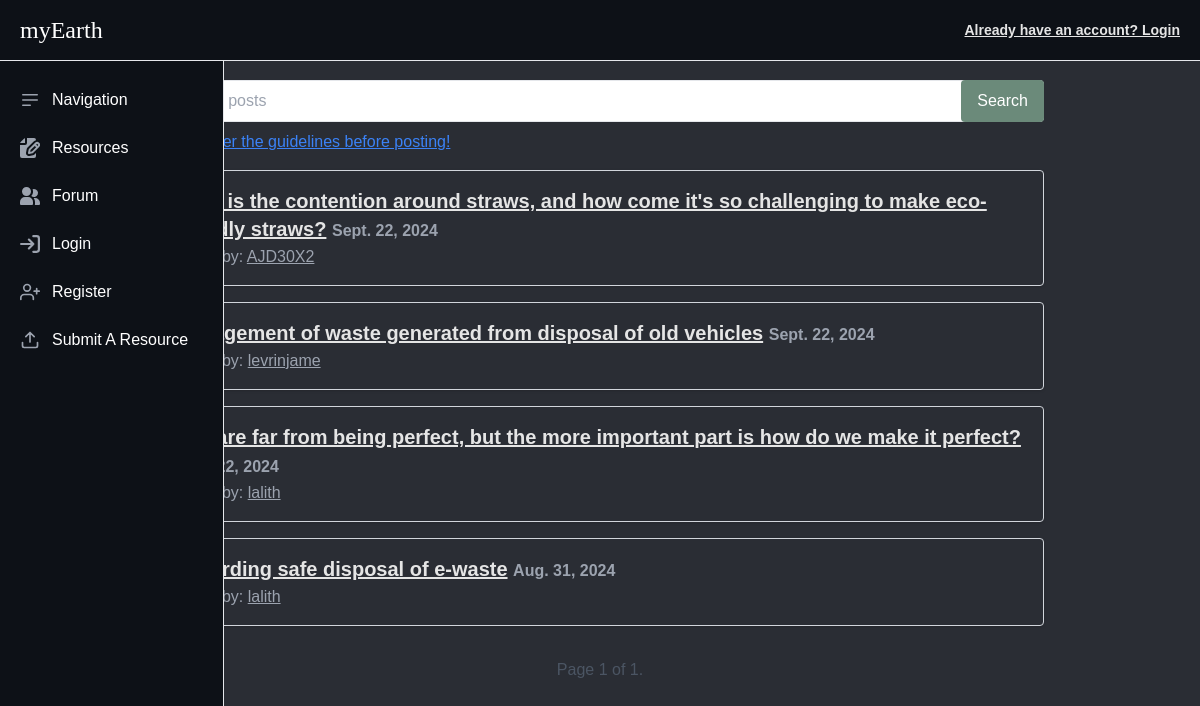
/posts/, run on the app's committed database.
### posts/models.py (models this page shows, shortened)
class Post(models.Model):
    user = models.ForeignKey(User, default=1, on_delete=models.CASCADE)
    title = models.CharField(max_length=256)
    slug = models.SlugField(unique=True)
    height_field = models.IntegerField(default=50)
    width_field = models.IntegerField(default=100)
    content = models.TextField()
    draft = models.BooleanField(default=False)
    publish = models.DateField(auto_now=False, auto_now_add=True)
    read_time = models.IntegerField(default=0)
    updated = models.DateTimeField(auto_now=True, auto_now_add=False)
    timestamp = models.DateTimeField(auto_now=False, auto_now_add=True)
    objects = PostManager()
    def get_absolute_url(self):
        return reverse("detail_view", kwargs={"slug": self.slug})
    class Meta:
        ordering = [
            "-timestamp",
            "-updated"
        ]

### posts/views.py (the view, shortened to what this page needs)
def post_list(request):
    today = datetime.datetime.now()
    queryset_list = Post.objects.active()
    if request.user.is_staff or request.user.is_superuser:
        queryset_list = Post.objects.all()
    query = request.GET.get("q")
    paginator = Paginator(queryset_list, 10)
    page_request_var = "page"
    page = request.GET.get(page_request_var)
    try:
        queryset = paginator.page(page)
    except PageNotAnInteger:
        queryset = paginator.page(1)
    except EmptyPage:
        queryset = paginator.page(paginator.num_pages)
    context = {
        "object_list": queryset,
        "title": "myEarth Forum",
        "page_request_var": page_request_var,
        "today": today,
        "check_user": request.user,
    }
    return render(request, "posts/post_list.html", context)

### posts/models.py (called while the page is built)
    def active(self, *args, **kwargs):
        return super(PostManager, self).filter(draft=False).filter(publish__lte=timezone.now())

### posts/templates/posts/post_list.html (shortened to what this page needs)
{% extends 'base.html' %}
{% load static %}
{% block head %}
    <link rel="stylesheet" href="{% static 'posts/css/list.css' %}">
{% endblock %}
{% block content %}
    <div class="w-9/12 mt-20 sm:w-3/4 mx-auto">
        <form action="" method="get" class="flex mt-4">
            <div class="flex-1">
                <div class="relative">
                    <input class="border rounded w-full py-2 px-4" type="text" name="q" placeholder="Search posts" value="{{ request.GET.q }}" />
                    <button class="absolute right-0 top-0 bg-sec-col text-white px-4 py-[0.57rem] rounded" type="submit">Search </button>
                </div>
            </div>
        </form>
        <p class="mt-2"><a href="{% url 'rules' %}" class="text-blue-500 underline">Kindly refer the guidelines before posting!</a></p>
    </div>
    <div class="w-9/12 sm:w-3/4 mx-auto">
        {% for obj in object_list %}
            <div class="my-4 p-4 border border-gray-300 rounded shadow">
                <div>
                    <h3 class="text-neutral-200 text-xl font-bold"><a href="{{ obj.get_absolute_url }}" class="underline">{{ obj.title }}</a> <small class="text-gray-400">{{ obj.publish }}</small></h3>
                    <div class="text-gray-400">
                        {% if obj.user %}
                            Asked by: <a href="/profile/{{ obj.user }}" class="underline" target="_blank">{{ obj.user }}</a>
                        {% endif %}
                    </div>
                </div>
            </div>
        {% endfor %}
        <div class="flex justify-between items-center mt-8">
            <span class="text-gray-600">
                Page {{ object_list.number }} of {{ object_list.paginator.num_pages }}.
            </span>
        </div>
    </div>
{% endblock %}

### templates/base.html (shortened to what this page needs)
{% load static %}
<!DOCTYPE html>
<html lang="en">
<head>
    {% block head %} {% endblock %}
    <link rel="stylesheet" href="{% static 'resources/css/styles.css' %}">
</head>
<body class="libre-franklin">
    <nav class="fixed top-0 left-0 z-50 w-full border-b border-gray-200 bg-col">
        <div class="px-3 py-3 lg:px-5 lg:pl-3">
          <div class="flex items-center justify-between">
            <div class="flex items-center justify-start rtl:justify-end">
              <a href="{% url 'index' %}" class="flex ms-2 md:me-24">
                <span class="libre-baskerville-regular self-center text-xl sm:text-2xl whitespace-nowrap text-white">myEarth</span>
              </a>
            </div>
            <div class="flex items-center">
               <div class="flex items-center ms-3">
                 <div>
                   <button type="button" class="flex" aria-expanded="false" data-dropdown-toggle="dropdown-user">
                       <div class="username p-1 md:p-2 font-helvetica font-semibold text-sm md:text-md text-neutral-200">
                           {% if request.user.is_authenticated %}
                              <a href="{% url 'profile' username=request.user.username %}" class="underline"><span> {{ request.user.username }} </span></a>
                           {% else %}
                               <a href="{% url 'login' %}" class="underline">Already have an account? Login</a>
                           {% endif %}
                       </div>
                   </button>
                 </div>
               </div>
            </div>
         </div>
       </div>
    </nav>
    <aside id="logo-sidebar" class="fixed top-0 left-0 z-40 w-56 h-screen pt-20 transition-transform -translate-x-full bg-col border-r border-gray-200 sm:translate-x-0" aria-label="Sidebar" style="transition: width 1s;">
        <div class="h-full px-3 pb-4 overflow-y-auto bg-col">
           <ul class="space-y-2 font-medium">
              <li>
                 <button id="navbar-toggle" class="text-white hidden sm:block md:flex items-center p-2 group rounded-lg hover:bg-gray-100 dark:hover:bg-gray-700" type="button">
                    <span class="ms-3">Navigation</span>
                  </button>
              </li>
              <li id="resources">
               <a href="{% url 'resources' %}" class="flex items-center p-2 rounded-lg dark:text-white hover:bg-gray-100 dark:hover:bg-gray-700 group">
                 <span class="flex-1 ms-3 whitespace-nowrap">Resources</span>
               </a>
             </li>
             <li>
              <a href="{% url 'list' %}" class="flex items-center p-2 rounded-lg dark:text-white hover:bg-gray-100 dark:hover:bg-gray-700 group">
                 <span class="flex-1 ms-3 whitespace-nowrap">Forum</span>
              </a>
              </li>
              {% if request.user.is_authenticated %}
              <li>
                 <a href="{% url 'logout' %}" class="flex items-center p-2 rounded-lg dark:text-white hover:bg-gray-100 dark:hover:bg-gray-700 group">
                    <svg class="flex-shrink-0 w-5 h-5 transition duration-75 dark:text-gray-400 group-hover:text-gray-900 dark:group-hover:text-white" aria-hidden="true" xmlns="http://www.w3.org/2000/svg" fill="none" viewBox="0 0 18 16">
                       <path stroke="currentColor" stroke-linecap="round" stroke-linejoin="round" stroke-width="2" d="M1 8h11m0 0L8 4m4 4-4 4m4-11h3a2 2 0 0 1 2 2v10a2 2 0 0 1-2 2h-3"/>
                    </svg>
                    <span class="flex-1 ms-3 whitespace-nowrap">Logout</span>
                 </a>
              </li>
              {% else %}
              <li>
               <a href="{% url 'login' %}" class="flex items-center p-2 rounded-lg dark:text-white hover:bg-gray-100 dark:hover:bg-gray-700 group">
                  <span class="flex-1 ms-3 whitespace-nowrap">Login</span>
               </a>
               </li>
              {% endif %}
              <li>
                 <a href="{% url 'register' %}" class="flex items-center p-2 rounded-lg dark:text-white hover:bg-gray-100 dark:hover:bg-gray-700 group">
                    <span class="flex-1 ms-3 whitespace-nowrap">Register</span>
                   </a>
              </li>
              <li id="submission-link">
               <a href="{% url 'submission-form' %}" class="flex items-center p-2 rounded-lg dark:text-white hover:bg-gray-100 dark:hover:bg-gray-700 group">
                 <span class="flex-1 ms-3 whitespace-nowrap">Submit A Resource</span>
               </a>
            </li>
           </ul>
        </div>
    </aside>
    {% block content %}{% endblock %}
</body>
</html>

### posts/static/posts/css/list.css (style rules this page uses)
*,::after,::before { box-sizing:border-box;border-width:0;border-style:solid;border-color:#e5e7eb }
::after,::before { --tw-content:'' }
:host,html { line-height:1.5;-webkit-text-size-adjust:100%;-moz-tab-size:4;tab-size:4;font-family:ui-sans-serif,system-ui,sans-serif,"Apple Color Emoji","Segoe UI Emoji","Segoe UI Symbol","Noto Color Emoji";font-feature-settings:normal;font-variation-settings:normal;-webkit-tap-highlight-color:transparent }
body { margin:0;line-height:inherit }
h1,h2,h3,h4,h5,h6 { font-size:inherit;font-weight:inherit }
a { color:inherit;text-decoration:inherit }
small { font-size:80% }
button,input { font-family:inherit;font-feature-settings:inherit;font-variation-settings:inherit;font-size:100%;font-weight:inherit;line-height:inherit;letter-spacing:inherit;color:inherit;margin:0;padding:0 }
button { text-transform:none }
button,input:where([type=button]),input:where([type=reset]),input:where([type=submit]) { -webkit-appearance:button;background-color:transparent;background-image:none }
h1,h2,h3,h4,h5,h6,p { margin:0 }
input::placeholder { opacity:1;color:#9ca3af }
[role=button],button { cursor:pointer }
*,::after,::before { --tw-border-spacing-x:0;--tw-border-spacing-y:0;--tw-translate-x:0;--tw-translate-y:0;--tw-rotate:0;--tw-skew-x:0;--tw-skew-y:0;--tw-scale-x:1;--tw-scale-y:1;--tw-scroll-snap-strictness:proximity;--tw-ring-offset-width:0px;--tw-ring-offset-color:#fff;--tw-ring-color:rgb(59 130 246 / 0.5);--tw-ring-offset-shadow:0 0 #0000;--tw-ring-shadow:0 0 #0000;--tw-shadow:0 0 #0000;--tw-shadow-colored:0 0 #0000 }
.absolute { position:absolute }
.relative { position:relative }
.right-0 { right:0 }
.top-0 { top:0 }
.mx-auto { margin-left:auto;margin-right:auto }
.my-4 { margin-top:1rem;margin-bottom:1rem }
.mt-2 { margin-top:.5rem }
.mt-4 { margin-top:1rem }
.mt-8 { margin-top:2rem }
.flex { display:flex }
.w-full { width:100% }
.flex-1 { flex:1 1 0% }
.items-center { align-items:center }
.justify-between { justify-content:space-between }
.rounded { border-radius:.25rem }
.border { border-width:1px }
.border-gray-300 { --tw-border-opacity:1;border-color:rgb(209 213 219 / var(--tw-border-opacity)) }
.p-4 { padding:1rem }
.px-4 { padding-left:1rem;padding-right:1rem }
.py-2 { padding-top:.5rem;padding-bottom:.5rem }
.py-\[0\.57rem\] { padding-top:.57rem;padding-bottom:.57rem }
.text-xl { font-size:1.25rem;line-height:1.75rem }
.font-bold { font-weight:700 }
.text-blue-500 { --tw-text-opacity:1;color:rgb(59 130 246 / var(--tw-text-opacity)) }
.text-gray-400 { --tw-text-opacity:1;color:rgb(156 163 175 / var(--tw-text-opacity)) }
.text-gray-600 { --tw-text-opacity:1;color:rgb(75 85 99 / var(--tw-text-opacity)) }
.text-neutral-200 { --tw-text-opacity:1;color:rgb(229 229 229 / var(--tw-text-opacity)) }
.text-white { --tw-text-opacity:1;color:rgb(255 255 255 / var(--tw-text-opacity)) }
.underline { text-decoration-line:underline }
.shadow { --tw-shadow:0 1px 3px 0 rgb(0 0 0 / 0.1),0 1px 2px -1px rgb(0 0 0 / 0.1);--tw-shadow-colored:0 1px 3px 0 var(--tw-shadow-color),0 1px 2px -1px var(--tw-shadow-color);box-shadow:var(--tw-ring-offset-shadow,0 0 #0000),var(--tw-ring-shadow,0 0 #0000),var(--tw-shadow) }
@media (min-width:640px) { .sm\:w-3\/4 { width:75% } }
.text-sm { font-size: 0.875rem; line-height: 1.25rem; }
.text-xl { font-size: 1.35rem; line-height: 1.75rem; }
.p-2 { padding: 0.5rem; }
.px-3 { padding-left: 0.75rem; padding-right: 0.75rem; }

### templates/base.html (style rules this page uses)
:root { --primary-col: #254336; --label-col: #232218; --bg-col: #2a2d34; --text-col: #050315; --text: #fbfbfe; --bg-col-shade: #adab8f; --contrast-primary-col: #DAD3BE; --sec-col: #6B8A7A; --nav-col: #0d1117; }
body { background-color: var(--bg-col); padding-left: 0.5rem; padding-right: 0.5rem; }
.bg-sec-col { background-color: var(--sec-col); }
.bg-col { background-color: var(--nav-col); }
.mt-20 { margin-top: 5rem; }
.libre-baskerville-regular { font-family: "Libre Baskerville", serif; font-weight: 400; font-style: normal; }
.libre-franklin { font-family: "Libre Franklin", sans-serif; font-optical-sizing: auto; font-weight: 150; font-style: normal; }
.dark\:text-gray-400 { --tw-text-opacity:1; color:rgb(156 163 175 / var(--tw-text-opacity)) }
.dark\:text-white { --tw-text-opacity:1; color:rgb(255 255 255 / var(--tw-text-opacity)) }

### data on the page
Post: title "What is the contention around straws, and how come it's so challenging to make eco-friendly straws?", publish "Sept. 22, 2024", user "AJD30X2"
Post: title "Management of waste generated from disposal of old vehicles", publish "Sept. 22, 2024", user "levrinjame"
Post: title "EVs are far from being perfect, but the more important part is how do we make it perfect?", publish "Sept. 22, 2024", user "lalith"
Post: title "Regarding safe disposal of e-waste", publish "Aug. 31, 2024", user "lalith"

### other printed values
{{ object_list.number }} "1"
{{ object_list.paginator.num_pages }} "1"
